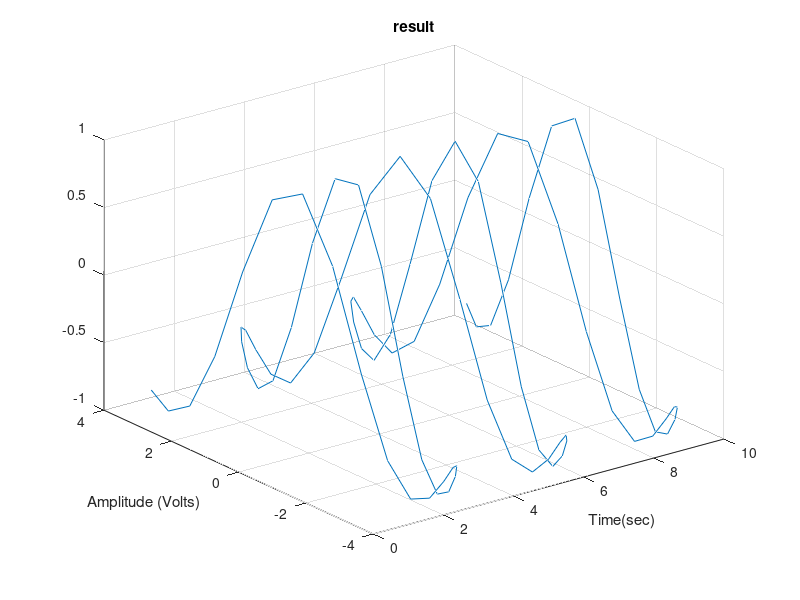

Recreate this plot in MATLAB.
clc; clear; close all;
x = 1:0.1:10;
y = 4*sin(2*x);
z = cos(y);

figure
plot3(x, y, z)
grid on
xlabel('Time(sec)')
ylabel('Amplitude (Volts)')
title('result')
